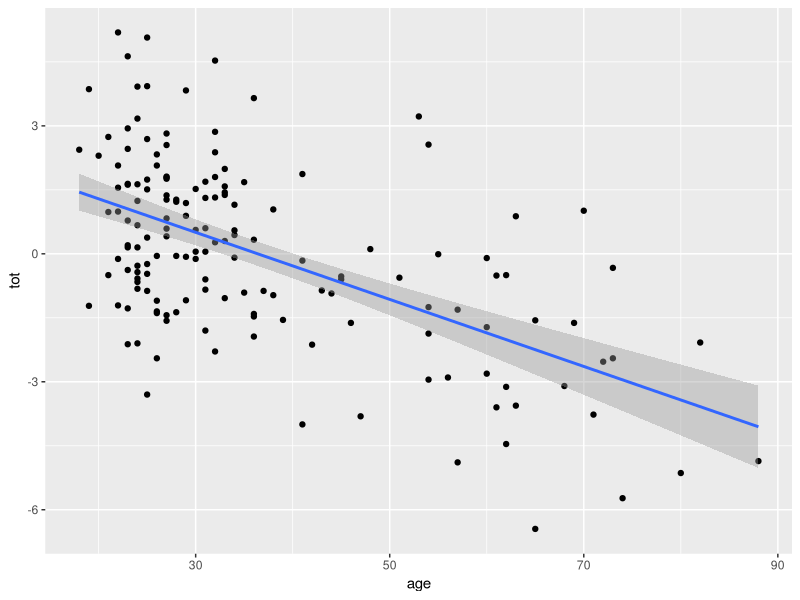
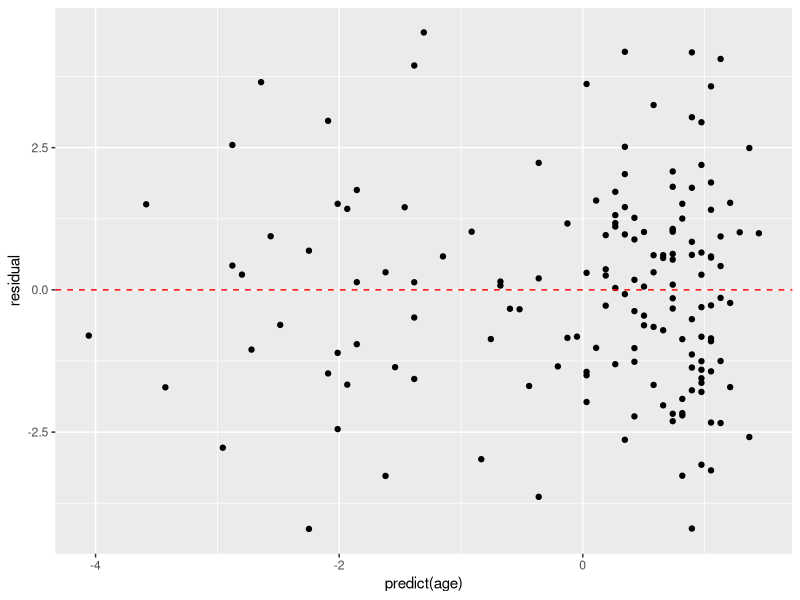
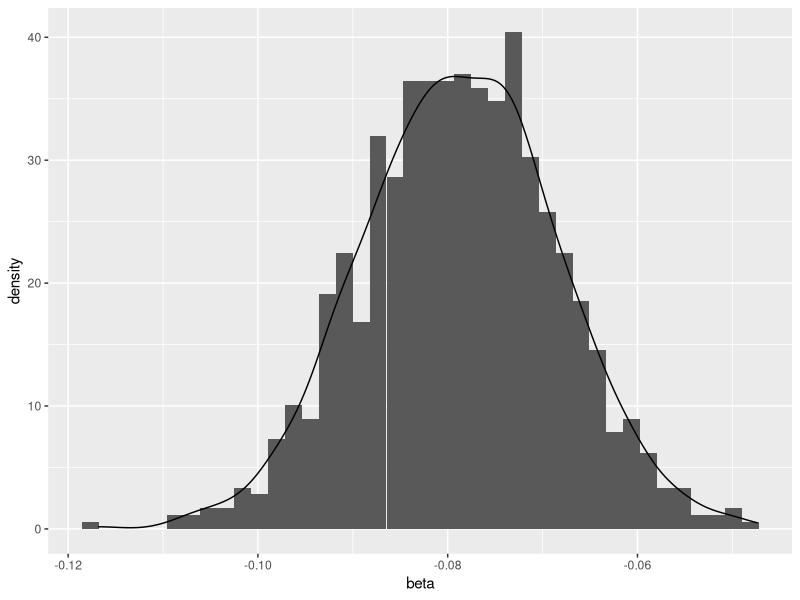
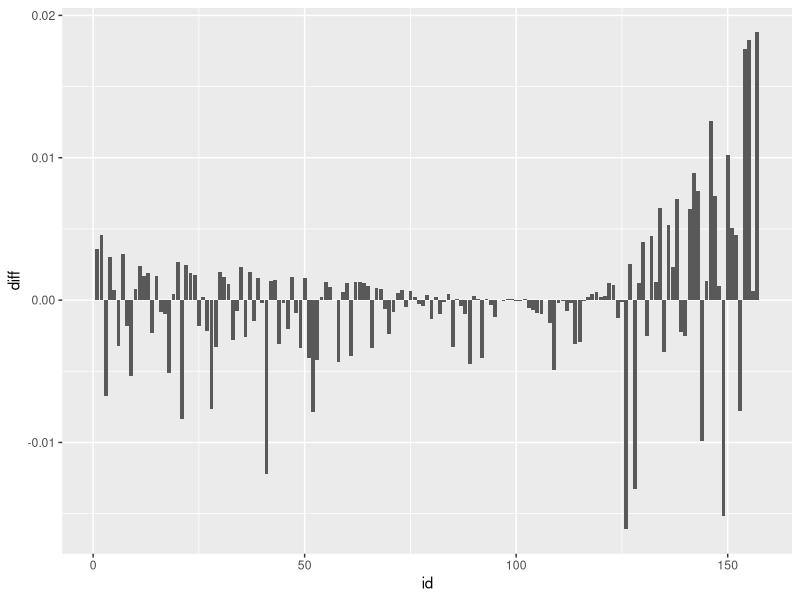
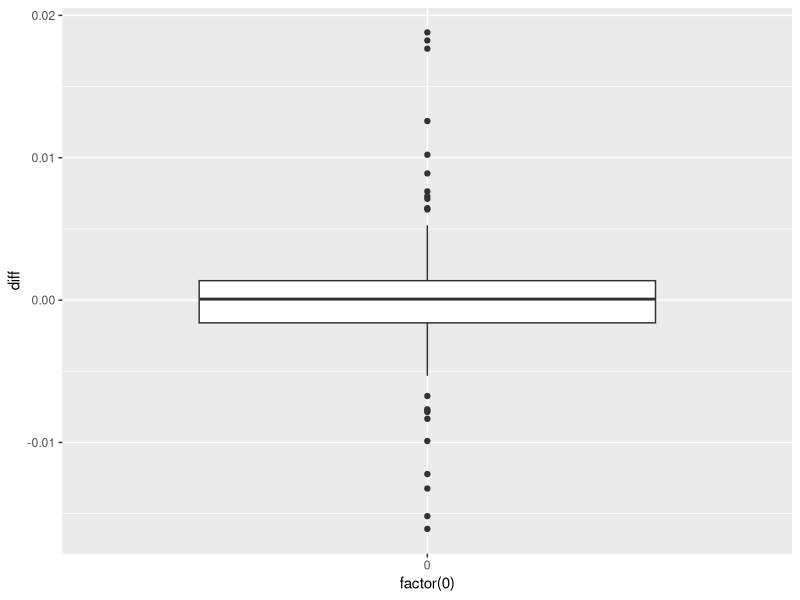
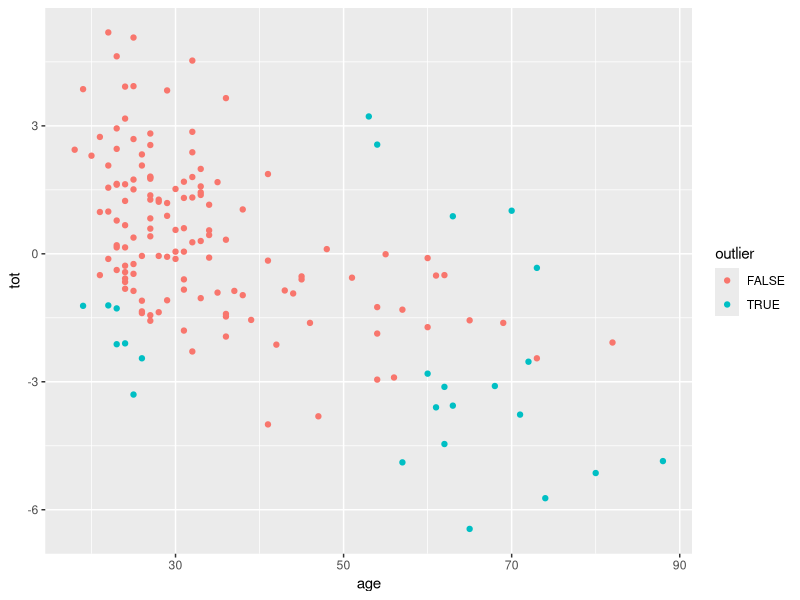

The R source for these figures, in order:
## ---- chunk 1
knitr::opts_chunk$set(echo = TRUE)
knitr::opts_chunk$set(fig.width=4.5, fig.height=3)
library("dplyr")
## ---- chunk 2
lines <- readLines("kidney.txt")
## ---- chunk 3
numbers_vec <- lapply(lines, 
  function (line)  stringr::str_extract_all(line, "[-]?\\d+[\\.]?\\d*")) %>%
  unlist(recursive = FALSE) %>%
  Filter(f = function(x) length(x) == 3) %>%
  Map(f = function(x) lapply(x, as.numeric))
## ---- chunk 4
df <- do.call(rbind.data.frame, numbers_vec)
colnames(df) <- c("id", "age", "tot")
rownames(df) <- df$id
## ---- chunk 5
library(ggplot2)
scatterPlot <- ggplot(df, mapping = aes(x=age, y=tot)) + 
  geom_point() +
  geom_smooth(method='lm')
scatterPlot
## ---- chunk 6
Corr = cor(df$age, df$tot)
Corr
## ---- chunk 7
linearModel <- lm(tot ~ age, data = df)
summary(linearModel)
## ---- chunk 8
cent_df <- df %>% 
  dplyr::mutate(cent_age = age - mean(age))

centralLinearModel <- lm(tot ~ cent_age, data = cent_df)
summary(centralLinearModel)
## ---- chunk 9
beta <- as.numeric(linearModel$coefficients["age"])
alpha <- as.numeric(linearModel$coefficients["(Intercept)"])
predict <- function (age) alpha + beta * age
## ---- chunk 10
predict(100)
## ---- chunk 11
res_df <- df %>% 
  dplyr::mutate(prediction = predict(df$age)) %>%
  dplyr::mutate(residual = tot - prediction)
## ---- chunk 12
ggplot(res_df) + geom_point(aes(x=predict(age), y=residual)) + geom_hline(yintercept=0,linetype="dashed", color = "red")
## ---- chunk 13
minus <- function(x, y) max(y,x) - min(y,x)
betaIntNormal <- Reduce(minus, confint(linearModel)[2,])
betaIntAsym <- Reduce(minus, confint.default(linearModel)[2, ])
## ---- chunk 14
n <- nrow(df)
MSE <- 1/(n-2) * sum((df$tot - df$age * beta - alpha)^2)
sigma_square <- sum((df$age - mean(df$age))^2)
half <- stats::qt(0.025, n-2) * sqrt(MSE / sigma_square)

lb <- beta - half
rb <- beta + half
c(lb, rb)
## ---- chunk 15
boot.stat <- function(data, indices){
data <- data[indices, ] # select cases in bootstrap sample
mod <- lm(tot ~ age, data=data) # refit model
coef(mod)["age"] # return coefficient vector
}
## ---- chunk 16
set.seed(12345) # for reproducibility
df.boot <- boot::boot(data=df, statistic=boot.stat, R=1000)
## ---- chunk 17
bootResult <- as.data.frame(df.boot$t) %>% 
  dplyr::rename(beta=V1)
## ---- chunk 18
ggplot(bootResult) +  
  geom_histogram(aes(x=beta,y=..density..), bins=40) +
  geom_density(aes(x=beta, y=..density..))
## ---- chunk 19
confInts <- boot::boot.ci(df.boot)
confInts$basic[4:5]
## ---- chunk 20
LeaveOneOutCorr <- function (idx)  {
  df_tmp <- df %>% dplyr::filter(id != idx)
  cor(df_tmp$age, df_tmp$tot) - Corr
}
## ---- chunk 21
corr_diff <- unlist(Map(LeaveOneOutCorr, seq.int(1, nrow(df))))
df_lou <- df %>% dplyr::mutate(diff=corr_diff)
## ---- chunk 22
ggplot(df_lou) + geom_col(aes(x=id, y=diff))
## ---- chunk 23
ggplot(df_lou, aes(x=factor(0), y=diff)) + geom_boxplot()
## ---- chunk 24
outlierDetect <- function(corrVal) {
  ifelse (abs(corrVal) > 0.005, TRUE, FALSE)
}
df_outlier <- df_lou %>% dplyr::mutate(outlier=outlierDetect(diff))
## ---- chunk 25
ggplot(df_outlier) + geom_point(aes(x=age, y=tot, color=outlier))
